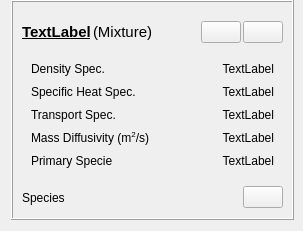
<?xml version="1.0" encoding="UTF-8"?>
<ui version="4.0">
 <class>MixtureCard</class>
 <widget class="QWidget" name="MixtureCard">
  <property name="geometry">
   <rect>
    <x>0</x>
    <y>0</y>
    <width>303</width>
    <height>231</height>
   </rect>
  </property>
  <property name="sizePolicy">
   <sizepolicy hsizetype="Preferred" vsizetype="Preferred">
    <horstretch>0</horstretch>
    <verstretch>0</verstretch>
   </sizepolicy>
  </property>
  <property name="windowTitle">
   <string>Form</string>
  </property>
  <layout class="QVBoxLayout" name="verticalLayout_3">
   <property name="topMargin">
    <number>0</number>
   </property>
   <property name="rightMargin">
    <number>9</number>
   </property>
   <item>
    <widget class="QFrame" name="frame">
     <property name="frameShape">
      <enum>QFrame::Box</enum>
     </property>
     <property name="frameShadow">
      <enum>QFrame::Raised</enum>
     </property>
     <layout class="QVBoxLayout" name="verticalLayout_2">
      <property name="spacing">
       <number>0</number>
      </property>
      <property name="leftMargin">
       <number>0</number>
      </property>
      <property name="rightMargin">
       <number>0</number>
      </property>
      <property name="bottomMargin">
       <number>0</number>
      </property>
      <item>
       <widget class="QWidget" name="widget" native="true">
        <layout class="QHBoxLayout" name="horizontalLayout">
         <property name="spacing">
          <number>2</number>
         </property>
         <item>
          <widget class="QLabel" name="name">
           <property name="font">
            <font>
             <pointsize>11</pointsize>
             <bold>true</bold>
             <underline>true</underline>
            </font>
           </property>
           <property name="text">
            <string>TextLabel</string>
           </property>
          </widget>
         </item>
         <item>
          <widget class="QLabel" name="phase">
           <property name="font">
            <font>
             <pointsize>11</pointsize>
            </font>
           </property>
           <property name="text">
            <string>(Mixture)</string>
           </property>
          </widget>
         </item>
         <item>
          <spacer name="horizontalSpacer">
           <property name="orientation">
            <enum>Qt::Horizontal</enum>
           </property>
           <property name="sizeHint" stdset="0">
            <size>
             <width>23</width>
             <height>20</height>
            </size>
           </property>
          </spacer>
         </item>
         <item>
          <widget class="QPushButton" name="edit">
           <property name="sizePolicy">
            <sizepolicy hsizetype="Fixed" vsizetype="Fixed">
             <horstretch>0</horstretch>
             <verstretch>0</verstretch>
            </sizepolicy>
           </property>
           <property name="text">
            <string/>
           </property>
           <property name="icon">
            <iconset resource="../../../../resource.qrc">
             <normaloff>:/icons/create-outline.svg</normaloff>:/icons/create-outline.svg</iconset>
           </property>
          </widget>
         </item>
         <item>
          <widget class="QPushButton" name="remove">
           <property name="sizePolicy">
            <sizepolicy hsizetype="Fixed" vsizetype="Fixed">
             <horstretch>0</horstretch>
             <verstretch>0</verstretch>
            </sizepolicy>
           </property>
           <property name="text">
            <string/>
           </property>
           <property name="icon">
            <iconset resource="../../../../resource.qrc">
             <normaloff>:/icons/trash-outline.svg</normaloff>:/icons/trash-outline.svg</iconset>
           </property>
          </widget>
         </item>
        </layout>
       </widget>
      </item>
      <item>
       <widget class="QWidget" name="widget_2" native="true">
        <layout class="QVBoxLayout" name="verticalLayout">
         <property name="spacing">
          <number>0</number>
         </property>
         <property name="topMargin">
          <number>0</number>
         </property>
         <item>
          <widget class="QWidget" name="widget_3" native="true">
           <layout class="QHBoxLayout" name="horizontalLayout_2">
            <property name="bottomMargin">
             <number>0</number>
            </property>
            <item>
             <widget class="QLabel" name="label">
              <property name="text">
               <string>Density Spec.</string>
              </property>
              <property name="wordWrap">
               <bool>true</bool>
              </property>
             </widget>
            </item>
            <item>
             <widget class="QLabel" name="densitySpec">
              <property name="sizePolicy">
               <sizepolicy hsizetype="Expanding" vsizetype="Preferred">
                <horstretch>0</horstretch>
                <verstretch>0</verstretch>
               </sizepolicy>
              </property>
              <property name="text">
               <string>TextLabel</string>
              </property>
              <property name="alignment">
               <set>Qt::AlignRight|Qt::AlignTrailing|Qt::AlignVCenter</set>
              </property>
             </widget>
            </item>
           </layout>
          </widget>
         </item>
         <item>
          <widget class="QWidget" name="specificHeatWidget" native="true">
           <layout class="QHBoxLayout" name="horizontalLayout_3">
            <property name="bottomMargin">
             <number>0</number>
            </property>
            <item>
             <widget class="QLabel" name="label_2">
              <property name="text">
               <string>Specific Heat Spec.</string>
              </property>
              <property name="wordWrap">
               <bool>true</bool>
              </property>
             </widget>
            </item>
            <item>
             <widget class="QLabel" name="specificHeatSpec">
              <property name="sizePolicy">
               <sizepolicy hsizetype="Expanding" vsizetype="Preferred">
                <horstretch>0</horstretch>
                <verstretch>0</verstretch>
               </sizepolicy>
              </property>
              <property name="text">
               <string>TextLabel</string>
              </property>
              <property name="alignment">
               <set>Qt::AlignRight|Qt::AlignTrailing|Qt::AlignVCenter</set>
              </property>
             </widget>
            </item>
           </layout>
          </widget>
         </item>
         <item>
          <widget class="QWidget" name="transportWidget" native="true">
           <layout class="QHBoxLayout" name="horizontalLayout_4">
            <property name="bottomMargin">
             <number>0</number>
            </property>
            <item>
             <widget class="QLabel" name="label_3">
              <property name="text">
               <string>Transport Spec.</string>
              </property>
              <property name="wordWrap">
               <bool>true</bool>
              </property>
             </widget>
            </item>
            <item>
             <widget class="QLabel" name="transportSpec">
              <property name="sizePolicy">
               <sizepolicy hsizetype="Expanding" vsizetype="Preferred">
                <horstretch>0</horstretch>
                <verstretch>0</verstretch>
               </sizepolicy>
              </property>
              <property name="text">
               <string>TextLabel</string>
              </property>
              <property name="alignment">
               <set>Qt::AlignRight|Qt::AlignTrailing|Qt::AlignVCenter</set>
              </property>
             </widget>
            </item>
           </layout>
          </widget>
         </item>
         <item>
          <widget class="QWidget" name="widget_6" native="true">
           <property name="sizePolicy">
            <sizepolicy hsizetype="Expanding" vsizetype="Preferred">
             <horstretch>0</horstretch>
             <verstretch>0</verstretch>
            </sizepolicy>
           </property>
           <layout class="QHBoxLayout" name="horizontalLayout_6">
            <property name="bottomMargin">
             <number>0</number>
            </property>
            <item>
             <widget class="QLabel" name="label_4">
              <property name="sizePolicy">
               <sizepolicy hsizetype="Expanding" vsizetype="Preferred">
                <horstretch>0</horstretch>
                <verstretch>0</verstretch>
               </sizepolicy>
              </property>
              <property name="text">
               <string>Mass Diffusivity (m&lt;sup&gt;2&lt;/sup&gt;/s)</string>
              </property>
             </widget>
            </item>
            <item>
             <widget class="QLabel" name="massDiffusivity">
              <property name="sizePolicy">
               <sizepolicy hsizetype="Expanding" vsizetype="Preferred">
                <horstretch>0</horstretch>
                <verstretch>0</verstretch>
               </sizepolicy>
              </property>
              <property name="text">
               <string>TextLabel</string>
              </property>
              <property name="alignment">
               <set>Qt::AlignRight|Qt::AlignTrailing|Qt::AlignVCenter</set>
              </property>
             </widget>
            </item>
           </layout>
          </widget>
         </item>
         <item>
          <widget class="QWidget" name="widget_7" native="true">
           <property name="sizePolicy">
            <sizepolicy hsizetype="Expanding" vsizetype="Preferred">
             <horstretch>0</horstretch>
             <verstretch>0</verstretch>
            </sizepolicy>
           </property>
           <layout class="QHBoxLayout" name="horizontalLayout_7">
            <property name="bottomMargin">
             <number>0</number>
            </property>
            <item>
             <widget class="QLabel" name="label_5">
              <property name="sizePolicy">
               <sizepolicy hsizetype="Expanding" vsizetype="Preferred">
                <horstretch>0</horstretch>
                <verstretch>0</verstretch>
               </sizepolicy>
              </property>
              <property name="text">
               <string>Primary Specie</string>
              </property>
             </widget>
            </item>
            <item>
             <widget class="QLabel" name="primarySpecie">
              <property name="sizePolicy">
               <sizepolicy hsizetype="Expanding" vsizetype="Preferred">
                <horstretch>0</horstretch>
                <verstretch>0</verstretch>
               </sizepolicy>
              </property>
              <property name="text">
               <string>TextLabel</string>
              </property>
              <property name="alignment">
               <set>Qt::AlignRight|Qt::AlignTrailing|Qt::AlignVCenter</set>
              </property>
             </widget>
            </item>
           </layout>
          </widget>
         </item>
        </layout>
       </widget>
      </item>
      <item>
       <widget class="QWidget" name="widget_4" native="true">
        <layout class="QHBoxLayout" name="horizontalLayout_5">
         <property name="spacing">
          <number>2</number>
         </property>
         <item>
          <widget class="QLabel" name="label_8">
           <property name="text">
            <string>Species</string>
           </property>
          </widget>
         </item>
         <item>
          <widget class="QPushButton" name="addSpecies">
           <property name="sizePolicy">
            <sizepolicy hsizetype="Fixed" vsizetype="Fixed">
             <horstretch>0</horstretch>
             <verstretch>0</verstretch>
            </sizepolicy>
           </property>
           <property name="text">
            <string/>
           </property>
           <property name="icon">
            <iconset resource="../../../../resource.qrc">
             <normaloff>:/icons/add-circle-outline.svg</normaloff>:/icons/add-circle-outline.svg</iconset>
           </property>
          </widget>
         </item>
        </layout>
       </widget>
      </item>
     </layout>
    </widget>
   </item>
  </layout>
 </widget>
 <resources>
  <include location="../../../../resource.qrc"/>
 </resources>
 <connections/>
</ui>
